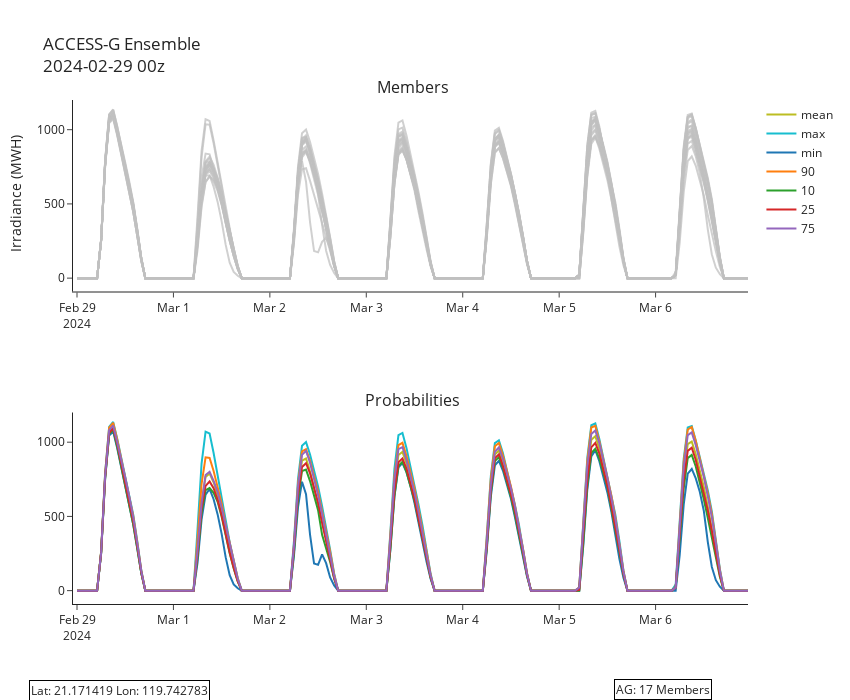

This figure's notebook cell:
### Code cell
from plotly.subplots import make_subplots
import plotly.graph_objects as go
fig = make_subplots(rows=2, cols=1, subplot_titles=("Plot 1", "Plot 2"))
for n in ACG.columns:
    data = ACG.sort_index()
    fig.add_trace(go.Scatter(x=data.index, y=data[n].values,
                             name = n[-2:], 
                             mode = 'lines',
                             line=dict(shape='linear'),
                             marker = dict(color = 'rgba(192, 192, 192, 0.75)'),
                             connectgaps=True,
                             showlegend= False
                             )
                 , row=1, col = 1)

for n in percentiles.columns:
    fig.add_trace(go.Scatter(x=percentiles.index, y=percentiles[n],
                            name = n,
                            mode = 'lines',
                            line=dict(shape='linear'),
                            #marker = dict(color = 'rgba(255, 0, 0, 0.75)'),
                            connectgaps=True,
                            #showlegend= False
                            )
                , row=2, col = 1)



names = {'Plot 1':'Members', 'Plot 2':'Probabilities'}

fig.for_each_annotation(lambda a: a.update(text = names[a.text]))
    
fig.add_annotation(text='AG: 17 Members', 
                    align='left',
                    showarrow=False,
                    xref='paper',
                    yref='paper',
                    x=0.8,
                    y=-0.2,
                    xanchor='left',
                    yanchor='bottom',
                    bordercolor='black',
                    borderwidth=1)
fig.add_annotation(text="Lat: "+latitude+" Lon: "+longitude, 
                    align='right',
                    showarrow=False,
                    xref='paper',
                    yref='paper',
                    x=0.2,
                    y=-0.15,
                    xanchor='right',
                    yanchor='top',
                    xshift=-1,
                    yshift=-5,
                    bordercolor='black',
                    borderwidth=1)

fig.update_layout(
    autosize=False,
    width=850,
    height=700,
    hovermode= 'x',
    title = "ACCESS-G Ensemble <br>"+data.index[0].strftime("%Y-%m-%d %Hz"),
    #showlegend=False,
    template = "simple_white",
    yaxis_title = 'Irradiance (MWH)',
    margin=dict(
        l=50,
        r=50,
        b=100,
        t=100,
        pad=4
    ),)
fig.write_html("superens_Irr.html")
fig.show()

### Figure 1 — Plotly figure (JSON) as saved in the notebook; plotly's stock layout.template omitted (floating-point values rounded to 4 significant figures; data arrays with more than 128 entries replaced by an {"elided": "..."} marker saying what was removed)
{"data": [{"connectgaps": true, "line": {"shape": "linear"}, "marker": {"color": "rgba(192, 192, 192, 0.75)"}, "mode": "lines", "name": "ce", "showlegend": false, "type": "scatter", "x": {"elided": "168 str values"}, "xaxis": "x", "y": {"elided": "168 float values"}, "yaxis": "y"}, {"connectgaps": true, "line": {"shape": "linear"}, "marker": {"color": "rgba(192, 192, 192, 0.75)"}, "mode": "lines", "name": "01", "showlegend": false, "type": "scatter", "x": {"elided": "168 str values"}, "xaxis": "x", "y": {"elided": "168 float values"}, "yaxis": "y"}, {"connectgaps": true, "line": {"shape": "linear"}, "marker": {"color": "rgba(192, 192, 192, 0.75)"}, "mode": "lines", "name": "02", "showlegend": false, "type": "scatter", "x": {"elided": "168 str values"}, "xaxis": "x", "y": {"elided": "168 float values"}, "yaxis": "y"}, {"connectgaps": true, "line": {"shape": "linear"}, "marker": {"color": "rgba(192, 192, 192, 0.75)"}, "mode": "lines", "name": "03", "showlegend": false, "type": "scatter", "x": {"elided": "168 str values"}, "xaxis": "x", "y": {"elided": "168 float values"}, "yaxis": "y"}, {"connectgaps": true, "line": {"shape": "linear"}, "marker": {"color": "rgba(192, 192, 192, 0.75)"}, "mode": "lines", "name": "04", "showlegend": false, "type": "scatter", "x": {"elided": "168 str values"}, "xaxis": "x", "y": {"elided": "168 float values"}, "yaxis": "y"}, {"connectgaps": true, "line": {"shape": "linear"}, "marker": {"color": "rgba(192, 192, 192, 0.75)"}, "mode": "lines", "name": "05", "showlegend": false, "type": "scatter", "x": {"elided": "168 str values"}, "xaxis": "x", "y": {"elided": "168 float values"}, "yaxis": "y"}, {"connectgaps": true, "line": {"shape": "linear"}, "marker": {"color": "rgba(192, 192, 192, 0.75)"}, "mode": "lines", "name": "06", "showlegend": false, "type": "scatter", "x": {"elided": "168 str values"}, "xaxis": "x", "y": {"elided": "168 float values"}, "yaxis": "y"}, {"connectgaps": true, "line": {"shape": "linear"}, "marker": {"color": "rgba(192, 192, 192, 0.75)"}, "mode": "lines", "name": "07", "showlegend": false, "type": "scatter", "x": {"elided": "168 str values"}, "xaxis": "x", "y": {"elided": "168 float values"}, "yaxis": "y"}, {"connectgaps": true, "line": {"shape": "linear"}, "marker": {"color": "rgba(192, 192, 192, 0.75)"}, "mode": "lines", "name": "08", "showlegend": false, "type": "scatter", "x": {"elided": "168 str values"}, "xaxis": "x", "y": {"elided": "168 float values"}, "yaxis": "y"}, {"connectgaps": true, "line": {"shape": "linear"}, "marker": {"color": "rgba(192, 192, 192, 0.75)"}, "mode": "lines", "name": "09", "showlegend": false, "type": "scatter", "x": {"elided": "168 str values"}, "xaxis": "x", "y": {"elided": "168 float values"}, "yaxis": "y"}, {"connectgaps": true, "line": {"shape": "linear"}, "marker": {"color": "rgba(192, 192, 192, 0.75)"}, "mode": "lines", "name": "10", "showlegend": false, "type": "scatter", "x": {"elided": "168 str values"}, "xaxis": "x", "y": {"elided": "168 float values"}, "yaxis": "y"}, {"connectgaps": true, "line": {"shape": "linear"}, "marker": {"color": "rgba(192, 192, 192, 0.75)"}, "mode": "lines", "name": "11", "showlegend": false, "type": "scatter", "x": {"elided": "168 str values"}, "xaxis": "x", "y": {"elided": "168 float values"}, "yaxis": "y"}, {"connectgaps": true, "line": {"shape": "linear"}, "marker": {"color": "rgba(192, 192, 192, 0.75)"}, "mode": "lines", "name": "12", "showlegend": false, "type": "scatter", "x": {"elided": "168 str values"}, "xaxis": "x", "y": {"elided": "168 float values"}, "yaxis": "y"}, {"connectgaps": true, "line": {"shape": "linear"}, "marker": {"color": "rgba(192, 192, 192, 0.75)"}, "mode": "lines", "name": "13", "showlegend": false, "type": "scatter", "x": {"elided": "168 str values"}, "xaxis": "x", "y": {"elided": "168 float values"}, "yaxis": "y"}, {"connectgaps": true, "line": {"shape": "linear"}, "marker": {"color": "rgba(192, 192, 192, 0.75)"}, "mode": "lines", "name": "14", "showlegend": false, "type": "scatter", "x": {"elided": "168 str values"}, "xaxis": "x", "y": {"elided": "168 float values"}, "yaxis": "y"}, {"connectgaps": true, "line": {"shape": "linear"}, "marker": {"color": "rgba(192, 192, 192, 0.75)"}, "mode": "lines", "name": "15", "showlegend": false, "type": "scatter", "x": {"elided": "168 str values"}, "xaxis": "x", "y": {"elided": "168 float values"}, "yaxis": "y"}, {"connectgaps": true, "line": {"shape": "linear"}, "marker": {"color": "rgba(192, 192, 192, 0.75)"}, "mode": "lines", "name": "16", "showlegend": false, "type": "scatter", "x": {"elided": "168 str values"}, "xaxis": "x", "y": {"elided": "168 float values"}, "yaxis": "y"}, {"connectgaps": true, "line": {"shape": "linear"}, "marker": {"color": "rgba(192, 192, 192, 0.75)"}, "mode": "lines", "name": "17", "showlegend": false, "type": "scatter", "x": {"elided": "168 str values"}, "xaxis": "x", "y": {"elided": "168 float values"}, "yaxis": "y"}, {"connectgaps": true, "line": {"shape": "linear"}, "mode": "lines", "name": "mean", "type": "scatter", "x": {"elided": "168 str values"}, "xaxis": "x2", "y": {"elided": "168 float values"}, "yaxis": "y2"}, {"connectgaps": true, "line": {"shape": "linear"}, "mode": "lines", "name": "max", "type": "scatter", "x": {"elided": "168 str values"}, "xaxis": "x2", "y": {"elided": "168 float values"}, "yaxis": "y2"}, {"connectgaps": true, "line": {"shape": "linear"}, "mode": "lines", "name": "min", "type": "scatter", "x": {"elided": "168 str values"}, "xaxis": "x2", "y": {"elided": "168 float values"}, "yaxis": "y2"}, {"connectgaps": true, "line": {"shape": "linear"}, "mode": "lines", "name": "90", "type": "scatter", "x": {"elided": "168 str values"}, "xaxis": "x2", "y": {"elided": "168 float values"}, "yaxis": "y2"}, {"connectgaps": true, "line": {"shape": "linear"}, "mode": "lines", "name": "10", "type": "scatter", "x": {"elided": "168 str values"}, "xaxis": "x2", "y": {"elided": "168 float values"}, "yaxis": "y2"}, {"connectgaps": true, "line": {"shape": "linear"}, "mode": "lines", "name": "25", "type": "scatter", "x": {"elided": "168 str values"}, "xaxis": "x2", "y": {"elided": "168 float values"}, "yaxis": "y2"}, {"connectgaps": true, "line": {"shape": "linear"}, "mode": "lines", "name": "75", "type": "scatter", "x": {"elided": "168 str values"}, "xaxis": "x2", "y": {"elided": "168 float values"}, "yaxis": "y2"}], "layout": {"annotations": [{"font": {"size": 16}, "showarrow": false, "text": "Members", "x": 0.5, "xanchor": "center", "xref": "paper", "y": 1, "yanchor": "bottom", "yref": "paper"}, {"font": {"size": 16}, "showarrow": false, "text": "Probabilities", "x": 0.5, "xanchor": "center", "xref": "paper", "y": 0.375, "yanchor": "bottom", "yref": "paper"}, {"align": "left", "bordercolor": "black", "borderwidth": 1, "showarrow": false, "text": "AG: 17 Members", "x": 0.8, "xanchor": "left", "xref": "paper", "y": -0.2, "yanchor": "bottom", "yref": "paper"}, {"align": "right", "bordercolor": "black", "borderwidth": 1, "showarrow": false, "text": "Lat: 21.171419 Lon: 119.742783", "x": 0.2, "xanchor": "right", "xref": "paper", "xshift": -1, "y": -0.15, "yanchor": "top", "yref": "paper", "yshift": -5}], "autosize": false, "height": 700, "hovermode": "x", "margin": {"b": 100, "l": 50, "pad": 4, "r": 50, "t": 100}, "title": {"text": "ACCESS-G Ensemble <br>2024-02-29 00z"}, "width": 850, "xaxis": {"anchor": "y", "domain": [0, 1]}, "xaxis2": {"anchor": "y2", "domain": [0, 1]}, "yaxis": {"anchor": "x", "domain": [0.625, 1], "title": {"text": "Irradiance (MWH)"}}, "yaxis2": {"anchor": "x2", "domain": [0, 0.375]}}}
